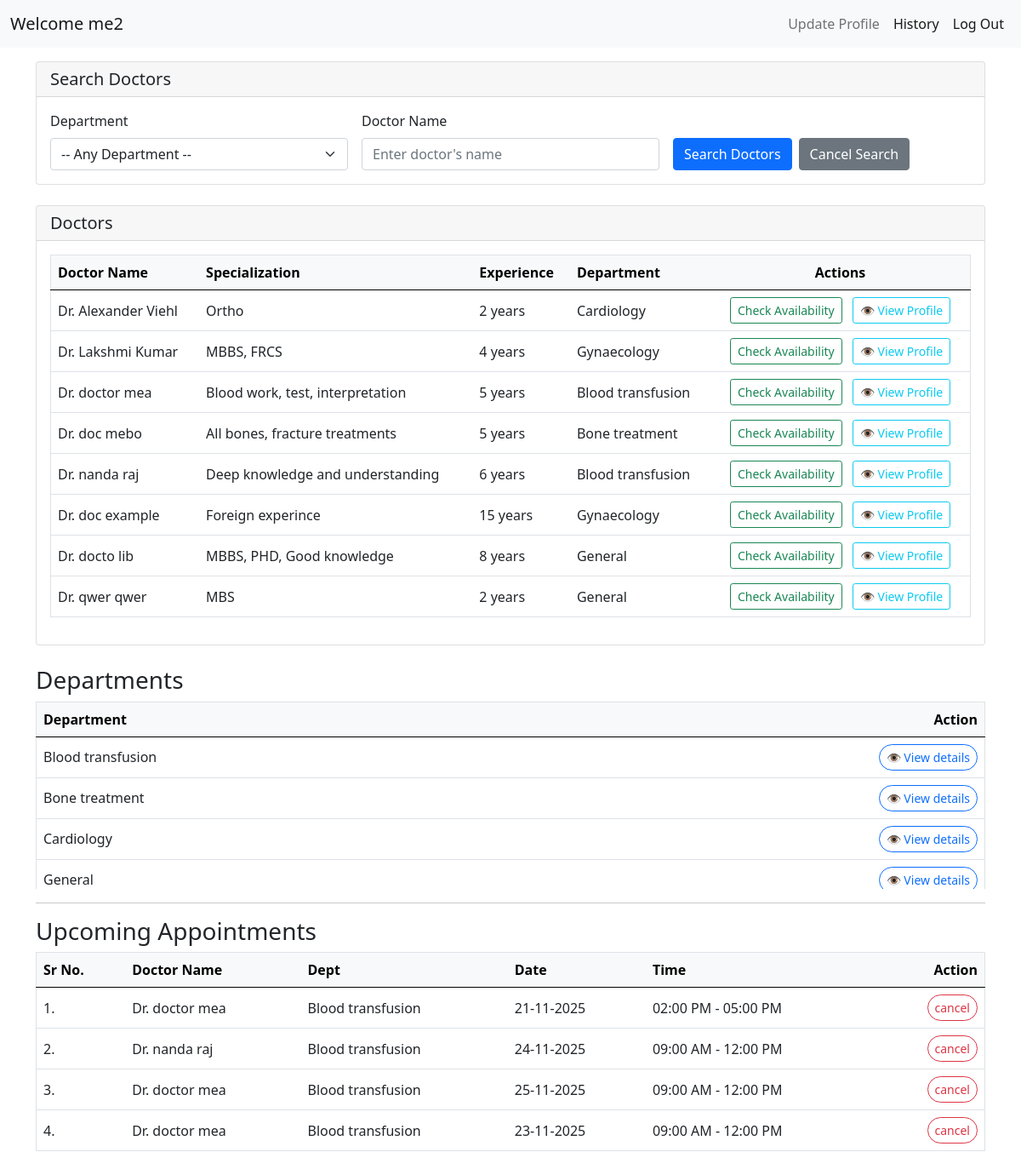
The page /patient_dashboard (signed in) on the database its author committed.
### application/models.py (models this page shows, shortened)
class Patient(db.Model):
    __tablename__ = 'patients'
    id = db.Column(db.Integer, primary_key=True, autoincrement=True)
    username = db.Column(db.String(80), unique=True, nullable=False, index=True)
    email = db.Column(db.String(120), unique=True, nullable=False, index=True)
    password = db.Column(db.String(255), nullable=False)
    first_name = db.Column(db.String(50), nullable=False)
    last_name = db.Column(db.String(50), nullable=False)
    phone = db.Column(db.String(15))
    age = db.Column(db.Integer, db.CheckConstraint('age > 0 AND age <= 150'))
    gender = db.Column(db.String(10), db.CheckConstraint("gender IN ('male', 'female')"))
    blacklisted = db.Column(db.Boolean, default=False)

class Doctor(db.Model):
    __tablename__ = 'doctors'
    id = db.Column(db.Integer, primary_key=True, autoincrement=True)
    username = db.Column(db.String(80), unique=True, nullable=False, index=True)
    email = db.Column(db.String(120), unique=True, nullable=False, index=True)
    password = db.Column(db.String(255), nullable=False)
    first_name = db.Column(db.String(50), nullable=False)
    last_name = db.Column(db.String(50), nullable=False)
    department_id = db.Column(db.Integer, db.ForeignKey('department.id', ondelete='RESTRICT'), nullable=False)
    specialization = db.Column(db.String(100), nullable=False, index=True)
    experience_years = db.Column(db.Integer, db.CheckConstraint('experience_years >= 0'))
    gender = db.Column(db.String(10), db.CheckConstraint("gender IN ('male', 'female')"))
    blacklisted = db.Column(db.Boolean, default=False)
    department = db.relationship('Department', backref=db.backref('doctors', lazy='dynamic'))
    @property
    def name(self):
        return f"{self.first_name} {self.last_name}"

class Department(db.Model):
    __tablename__ = 'department'
    id = db.Column(db.Integer, primary_key=True)
    department_name = db.Column(db.String(100), unique=True, nullable=False)
    description = db.Column(db.Text)

class Appointment(db.Model):
    __tablename__ = 'appointments'
    id = db.Column(db.Integer, primary_key=True, autoincrement=True)
    patient_id = db.Column(db.Integer, db.ForeignKey('patients.id', ondelete='CASCADE'), nullable=False, index=True)
    doctor_id = db.Column(db.Integer, db.ForeignKey('doctors.id', ondelete='CASCADE'), nullable=False, index=True)
    date = db.Column(db.String(20), nullable=False, index=True)
    time = db.Column(db.String(20), nullable=False)
    status = db.Column(db.String(20), nullable=False, default='Booked')
    patient = db.relationship('Patient', backref=db.backref('appointments', lazy='dynamic', cascade='all, delete-orphan'))
    doctor = db.relationship('Doctor', backref=db.backref('appointments', lazy='dynamic', cascade='all, delete-orphan'))
    __table_args__ = (
        db.UniqueConstraint('doctor_id', 'date', 'time', name='unique_doctor_appointment'),
        db.CheckConstraint("status IN ('Booked', 'Completed', 'Cancelled')", name='valid_status')
    )

### application/patient_functionalities.py (the view)
@hospital_app.route('/patient_dashboard')
def patient_dashboard_fn():
    if session.get('role') != 'patient':
        flash(message='Please log in as patient to access this page', category='warning')
        return redirect(url_for('hospital_home_and_login'))
    department_id = request.args.get('dep_id')
    doctor_name = request.args.get('doctor_name')
    if department_id and doctor_name:
        list_of_doctors = Doctor.query.filter(
            Doctor.department_id == int(department_id),
            (Doctor.first_name.ilike(f'%{doctor_name}%')) |
            (Doctor.last_name.ilike(f'%{doctor_name}%'))
        ).all()
    elif department_id:
        list_of_doctors = Doctor.query.filter(Doctor.department_id == int(department_id)).all()
    elif doctor_name:
        list_of_doctors = Doctor.query.filter(
            (Doctor.first_name.ilike(f'%{doctor_name}%')) |
            (Doctor.last_name.ilike(f'%{doctor_name}%'))
        ).all()
    else:
        list_of_doctors = Doctor.query.all()
    pat = Patient.query.filter_by(username=session['username']).first()
    department_list = Department.query.with_entities(Department.id, Department.department_name).all()
    upcoming_appointments = Appointment.query.filter_by(patient_id=pat.id, status='Booked').all()
    return render_template('dashboard_patient.html', patient=pat, all_departments=department_list, upcoming_appointments=upcoming_appointments, search_results=list_of_doctors)

### templates/dashboard_patient.html (shortened to what this page needs)
<!DOCTYPE html>
<html lang="en">
<head>
  <link rel="stylesheet" href="/static/style.css">
  <link href="https://cdn.jsdelivr.net/npm/bootstrap@5.0.2/dist/css/bootstrap.min.css" rel="stylesheet">
</head>
<body>
  <div id="main">
    <div id="canvas">
      <nav class="navbar navbar-expand-lg navbar-light bg-light">
        <div class="container-fluid">
          <a class="navbar-brand" href="#">Welcome {{ patient.last_name }}</a>
          <div class="collapse navbar-collapse" id="navbarSupportedContent">
            <ul class="navbar-nav ms-auto mb-2 mb-lg-0">
              <li class="nav-item">
                <a class="nav-link" href="/patient/profile">Update Profile</a>
              </li>
              <li class="nav-item">
                <a class="nav-link active" href="/patient/history">History</a>
              </li>
              <li class="nav-item">
                <a class="nav-link active" aria-current="page" href="/login">Log Out</a>
              </li>
            </ul>
          </div>
        </div>
      </nav>
      <div id="content" class="container py-3">
        <div class="card mb-4">
          <div class="card-header">
            <h5 class="mb-0">Search Doctors</h5>
          </div>
          <div class="card-body">
            <form action="{{ url_for('patient_dashboard_fn') }}" method="GET">
              <div class="row g-3">
                <div class="col-md-4">
                  <label for="Department" class="form-label">Department</label>
                    <select class="form-select" id="dep_id" name="dep_id">
                      <option value="" {% if not request.args.get('dep_id') %}selected{% endif %}>-- Any Department --</option>
                  </select>
                </div>
                <div class="col-md-4">
                  <label for="doctor_name" class="form-label">Doctor Name</label>
                  <input type="text" class="form-control" id="doctor_name" name="doctor_name" placeholder="Enter doctor's name" value="{{ request.args.get('doctor_name', '') }}">
                </div>
                <div class="col-md-4 d-flex align-items-end">
                  <button type="submit" class="btn btn-primary me-2">Search Doctors</button>
                  <a href="{{ url_for('patient_dashboard_fn') }}" class="btn btn-secondary">Cancel Search</a>
                </div>
              </div>
            </form>
          </div>
        </div>
        <div class="card mb-4">
          <div class="card-header">
            <h5 class="mb-0">Doctors</h5>
          </div>
          <div class="card-body">
            <div class="table-responsive">
              <table class="table align-middle border">
                <thead class="table-light">
                  <tr>
                    <th scope="col">Doctor Name</th>
                    <th scope="col">Specialization</th>
                    <th scope="col">Experience</th>
                    <th scope="col">Department</th>
                    <th scope="col" class="text-center">Actions</th>
                  </tr>
                </thead>
                <tbody>
                  {% if search_results is not none and search_results|length > 0 %}
                    {% for doctor in search_results %}
                    <tr>
                      <td>Dr. {{ doctor.name }}</td>
                      <td>{{ doctor.specialization }}</td>
                      <td>{{ doctor.experience_years }} years</td>
                      <td>{{ doctor.department.department_name }}</td>
                      <td class="text-center">
                        <a href="/check-availability/{{ doctor.id }}" class="btn btn-outline-success btn-sm me-2">Check Availability</a>
                        <a href="/doctor-details/{{ doctor.id }}" class="btn btn-outline-info btn-sm">👁️ View Profile</a>
                      </td>
                    </tr>
                    {% endfor %}
                  {% else %}
                    <tr>
                      <td colspan="4" class="text-center text-warning">No doctors found matching your search.</td>
                    </tr>
                  {% endif %}
                </tbody>
              </table>
            </div>
          </div>
        </div>
        <h3 class="headings mb-2">Departments</h3>
        <div class="table-responsive" style="max-height:220px; overflow-y:auto;">
          <table class="table align-middle mb-4 border">
            <thead class="table-light">
              <tr>
                <th scope="col">Department</th>
                <th scope="col" class="text-end">Action</th>
              </tr>
            </thead>
            <tbody>
              {% for dep in all_departments %}
              <tr>
                <td>{{ dep.department_name }}</td>
                <td class="text-end">
                  <a href="/departments/{{ dep.id }}" class="btn btn-outline-primary btn-sm rounded-pill">👁️ View details</a>
                </td>
              </tr>
              {% endfor %}
            </tbody>
          </table>
        </div>
        <hr>
        <h3 class="headings mb-2">Upcoming Appointments</h3>
        <div class="table-responsive">
          <table class="table align-middle border">
            <thead class="table-light">
              <tr>
                <th scope="col">Sr No.</th>
                <th scope="col">Doctor Name</th>
                <th scope="col">Dept</th>
                <th scope="col">Date</th>
                <th scope="col">Time</th>
                <th scope="col" class="text-end">Action</th>
              </tr>
            </thead>
            <tbody>
              {% for appt in upcoming_appointments %}
              <tr>
                <td>{{ loop.index }}.</td>
                <td>Dr. {{ appt.doctor.name }}</td>
                <td>{{ appt.doctor.department.department_name }}</td>
                <td>{{ appt.date }}</td>
                <td>{{ appt.time }}</td>
                <td class="text-end">
                  <a href="/patient/appointments/{{ appt.id }}/cancel" class="btn btn-outline-danger btn-sm rounded-pill">cancel</a>
                </td>
              </tr>
              {% endfor %}
            </tbody>
          </table>
        </div>
      </div>
    </div>
  </div>
</body>
</html>

### static/style.css (style rules this page uses)
body, html { cursor: default !important; }
body { font-family: 'Segoe UI', Tahoma, Geneva, Verdana, sans-serif; }

### rows shown on the page
Patient: last_name "me2"
Doctor: name "Alexander Viehl", specialization "Ortho", experience_years "2", department.department_name "Cardiology"
Doctor: name "Lakshmi Kumar", specialization "MBBS, FRCS", experience_years "4", department.department_name "Gynaecology"
Doctor: name "doctor mea", specialization "Blood work, test, interpretation", experience_years "5", department.department_name "Blood transfusion"
Doctor: name "doc mebo", specialization "All bones, fracture treatments", experience_years "5", department.department_name "Bone treatment"
Doctor: name "nanda raj", specialization "Deep knowledge and understanding", experience_years "6", department.department_name "Blood transfusion"
Doctor: name "doc example", specialization "Foreign experince", experience_years "15", department.department_name "Gynaecology"
Doctor: name "docto lib", specialization "MBBS, PHD, Good knowledge", experience_years "8", department.department_name "General"
Doctor: name "qwer qwer", specialization "MBS", experience_years "2", department.department_name "General"
Department: department_name "Blood transfusion"
Department: department_name "Bone treatment"
Department: department_name "Cardiology"
Department: department_name "General"
Appointment: doctor.name "doctor mea", doctor.department.department_name "Blood transfusion", date "21-11-2025", time "02:00 PM - 05:00 PM"
Appointment: doctor.name "nanda raj", doctor.department.department_name "Blood transfusion", date "24-11-2025", time "09:00 AM - 12:00 PM"
Appointment: doctor.name "doctor mea", doctor.department.department_name "Blood transfusion", date "25-11-2025", time "09:00 AM - 12:00 PM"
Appointment: doctor.name "doctor mea", doctor.department.department_name "Blood transfusion", date "23-11-2025", time "09:00 AM - 12:00 PM"
